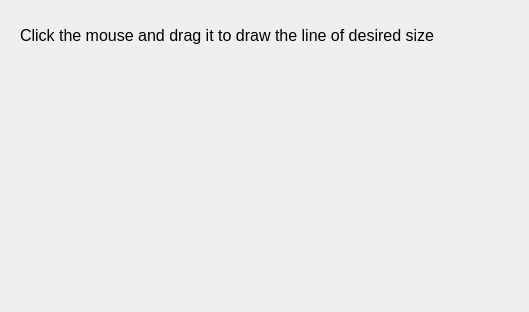
<?xml version="1.0" encoding="UTF-8"?>
<ui version="4.0">
 <class>Dialog</class>
 <widget class="QDialog" name="Dialog">
  <property name="geometry">
   <rect>
    <x>0</x>
    <y>0</y>
    <width>529</width>
    <height>312</height>
   </rect>
  </property>
  <property name="windowTitle">
   <string>Dialog</string>
  </property>
  <widget class="QLabel" name="label">
   <property name="geometry">
    <rect>
     <x>20</x>
     <y>20</y>
     <width>461</width>
     <height>31</height>
    </rect>
   </property>
   <property name="font">
    <font>
     <family>MS Sans Serif</family>
     <pointsize>12</pointsize>
    </font>
   </property>
   <property name="text">
    <string>Click the mouse and drag it to draw the line of desired size</string>
   </property>
  </widget>
 </widget>
 <resources/>
 <connections/>
</ui>
